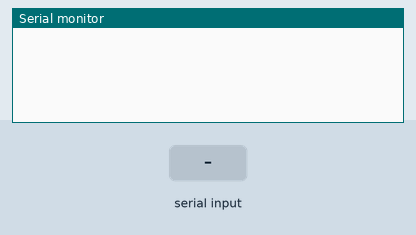
This sketch was run on a simulated Arduino Uno, built with avr-gcc and run on an emulated ATmega328P. On the bench: the last lines printed to the serial monitor. The test bench sets the inputs (shaded band).

Above: at 1.2 s.
1.3 s: "1\n" received over Serial
At 2.6 s:
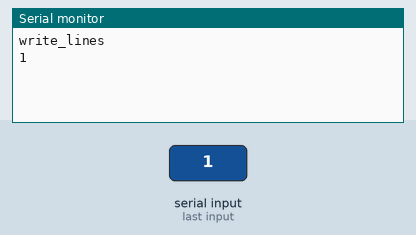
2.9 s: "0\n" received over Serial
At 4.0 s:
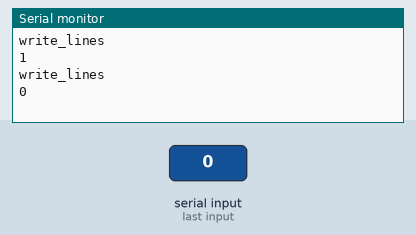

Measured:
- after the input at 1.3 s, the serial monitor: prints a new line after 0.10 s (image 1)
- after the input at 2.9 s, the serial monitor: prints a new line at once (image 2)

The sketch:

ConsoleToLCD.ino
```cpp
#include <stdio.h>         // uncertain if this library is needed
#include <LiquidCrystal.h> // library for the LCD commands

// initialize the LCD with the numbers of the interface pins
// use the syntax: LiquidCrystal(rs, enable, d4, d5, d6, d7)
// @5V for my Microtivity LCD, I like a 2K ohm resistor on the LCD V0 pin (VSS=gnd, VDD=pwr, A=backlite pwr, K=backlight gnd)
LiquidCrystal lcd(4, 5, 6, 7, 8, 9);

// prepare the serial communication for debugging and for the WiFly
void setup() {
    Serial.begin(9600); //on - screen serial window
}

// method to output WiFly serial to LCD
void write_lines(const char *L0, const char *L1) {
    Serial.println("write_lines");Serial.println(L0);Serial.println(L1);
    lcd.clear();
    lcd.setCursor(0, 0);
    lcd.print(L0);
    lcd.setCursor(0, 1);
    lcd.print(L1);
}

// loop to watch the WiFly
void loop() {
    if (Serial.available()) {
        //prepare buffers for Line1 and Line2 of LCD
        char L0[17];
	char L1[17];

        //identify cursor position in buffer
	int pos = 0;

        //initialize buffers to be empty
        L0[0] = '\0';
        L1[0] = '\0';

        //loop to get information from WiFly
        while (Serial.available()) {
            //get data on character at a time
            char c = Serial.read();

            //if newline or carriage return found, then reset the cursor position
            if (c == '\n' || c == '\r') {
                pos = 0;

            //otherwise store the character in the line buffers
            } else {

                //first 16 characters in line 1
                if (pos < 16) {
                    L0[pos] = c;
                    pos++;
                    L0[pos] = '\0';

                //second 16 characters in line 2
                } else if (pos < 32) {
                    L1[pos - 16] = c;
                    pos++;
                    L1[pos - 16] = '\0';
                }

                //ignore messages longer than 32 characters
            }
        }
        //output to LCD
        write_lines(L0, L1);
    }

    //small delay before fetching next message
    delay(100);
}
```
